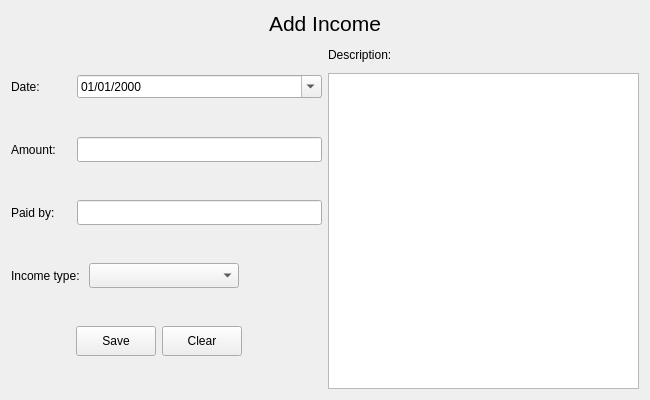
<?xml version="1.0" encoding="UTF-8"?>
<ui version="4.0">
 <class>AddIncome</class>
 <widget class="QWidget" name="AddIncome">
  <property name="geometry">
   <rect>
    <x>0</x>
    <y>0</y>
    <width>650</width>
    <height>400</height>
   </rect>
  </property>
  <property name="windowTitle">
   <string>Form</string>
  </property>
  <layout class="QGridLayout" name="gridLayout">
   <item row="1" column="0">
    <layout class="QHBoxLayout" name="horizontalLayout_3">
     <item>
      <layout class="QVBoxLayout" name="verticalLayout_2">
       <item>
        <layout class="QHBoxLayout" name="horizontalLayout_4">
         <item>
          <widget class="QLabel" name="lblDate">
           <property name="sizePolicy">
            <sizepolicy hsizetype="Fixed" vsizetype="Fixed">
             <horstretch>0</horstretch>
             <verstretch>0</verstretch>
            </sizepolicy>
           </property>
           <property name="minimumSize">
            <size>
             <width>60</width>
             <height>25</height>
            </size>
           </property>
           <property name="text">
            <string>Date: </string>
           </property>
          </widget>
         </item>
         <item>
          <widget class="QDateEdit" name="txtDate">
           <property name="focusPolicy">
            <enum>Qt::NoFocus</enum>
           </property>
           <property name="buttonSymbols">
            <enum>QAbstractSpinBox::UpDownArrows</enum>
           </property>
           <property name="displayFormat">
            <string>dd/MM/yyyy</string>
           </property>
           <property name="calendarPopup">
            <bool>true</bool>
           </property>
          </widget>
         </item>
        </layout>
       </item>
       <item>
        <layout class="QHBoxLayout" name="horizontalLayout_5">
         <item>
          <widget class="QLabel" name="lblAmount">
           <property name="minimumSize">
            <size>
             <width>60</width>
             <height>25</height>
            </size>
           </property>
           <property name="text">
            <string>Amount: </string>
           </property>
          </widget>
         </item>
         <item>
          <widget class="QLineEdit" name="txtAmount">
           <property name="minimumSize">
            <size>
             <width>100</width>
             <height>25</height>
            </size>
           </property>
          </widget>
         </item>
        </layout>
       </item>
       <item>
        <layout class="QHBoxLayout" name="horizontalLayout_6">
         <item>
          <widget class="QLabel" name="lblPayer">
           <property name="minimumSize">
            <size>
             <width>60</width>
             <height>25</height>
            </size>
           </property>
           <property name="text">
            <string>Paid by: </string>
           </property>
          </widget>
         </item>
         <item>
          <widget class="QLineEdit" name="txtPayer">
           <property name="minimumSize">
            <size>
             <width>100</width>
             <height>25</height>
            </size>
           </property>
          </widget>
         </item>
        </layout>
       </item>
       <item>
        <layout class="QHBoxLayout" name="horizontalLayout_7">
         <item>
          <widget class="QLabel" name="lblCategory">
           <property name="minimumSize">
            <size>
             <width>60</width>
             <height>25</height>
            </size>
           </property>
           <property name="text">
            <string>Income type: </string>
           </property>
          </widget>
         </item>
         <item>
          <widget class="QComboBox" name="cmbCategory">
           <property name="minimumSize">
            <size>
             <width>150</width>
             <height>25</height>
            </size>
           </property>
           <property name="currentIndex">
            <number>-1</number>
           </property>
          </widget>
         </item>
         <item>
          <spacer name="horizontalSpacer_5">
           <property name="orientation">
            <enum>Qt::Horizontal</enum>
           </property>
           <property name="sizeHint" stdset="0">
            <size>
             <width>40</width>
             <height>20</height>
            </size>
           </property>
          </spacer>
         </item>
        </layout>
       </item>
       <item>
        <layout class="QHBoxLayout" name="horizontalLayout_8">
         <item>
          <spacer name="horizontalSpacer">
           <property name="orientation">
            <enum>Qt::Horizontal</enum>
           </property>
           <property name="sizeType">
            <enum>QSizePolicy::Fixed</enum>
           </property>
           <property name="sizeHint" stdset="0">
            <size>
             <width>65</width>
             <height>25</height>
            </size>
           </property>
          </spacer>
         </item>
         <item>
          <widget class="QPushButton" name="btnSave">
           <property name="maximumSize">
            <size>
             <width>100</width>
             <height>30</height>
            </size>
           </property>
           <property name="text">
            <string>Save</string>
           </property>
          </widget>
         </item>
         <item>
          <widget class="QPushButton" name="btnClear">
           <property name="sizePolicy">
            <sizepolicy hsizetype="Minimum" vsizetype="Fixed">
             <horstretch>0</horstretch>
             <verstretch>0</verstretch>
            </sizepolicy>
           </property>
           <property name="minimumSize">
            <size>
             <width>0</width>
             <height>0</height>
            </size>
           </property>
           <property name="maximumSize">
            <size>
             <width>100</width>
             <height>30</height>
            </size>
           </property>
           <property name="text">
            <string>Clear</string>
           </property>
          </widget>
         </item>
         <item>
          <spacer name="horizontalSpacer_2">
           <property name="orientation">
            <enum>Qt::Horizontal</enum>
           </property>
           <property name="sizeHint" stdset="0">
            <size>
             <width>40</width>
             <height>20</height>
            </size>
           </property>
          </spacer>
         </item>
        </layout>
       </item>
      </layout>
     </item>
    </layout>
   </item>
   <item row="0" column="0" colspan="2">
    <widget class="QLabel" name="lblHeader">
     <property name="sizePolicy">
      <sizepolicy hsizetype="Preferred" vsizetype="Fixed">
       <horstretch>0</horstretch>
       <verstretch>0</verstretch>
      </sizepolicy>
     </property>
     <property name="font">
      <font>
       <family>Segoe UI</family>
       <pointsize>16</pointsize>
      </font>
     </property>
     <property name="text">
      <string>Add Income</string>
     </property>
     <property name="alignment">
      <set>Qt::AlignCenter</set>
     </property>
    </widget>
   </item>
   <item row="1" column="1">
    <layout class="QVBoxLayout" name="verticalLayout">
     <property name="leftMargin">
      <number>0</number>
     </property>
     <item>
      <widget class="QLabel" name="lblDescription">
       <property name="minimumSize">
        <size>
         <width>60</width>
         <height>25</height>
        </size>
       </property>
       <property name="text">
        <string>Description: </string>
       </property>
      </widget>
     </item>
     <item>
      <widget class="QTextEdit" name="txtDescription"/>
     </item>
    </layout>
   </item>
  </layout>
 </widget>
 <tabstops>
  <tabstop>txtAmount</tabstop>
  <tabstop>txtPayer</tabstop>
  <tabstop>btnSave</tabstop>
  <tabstop>btnClear</tabstop>
 </tabstops>
 <resources/>
 <connections/>
</ui>
